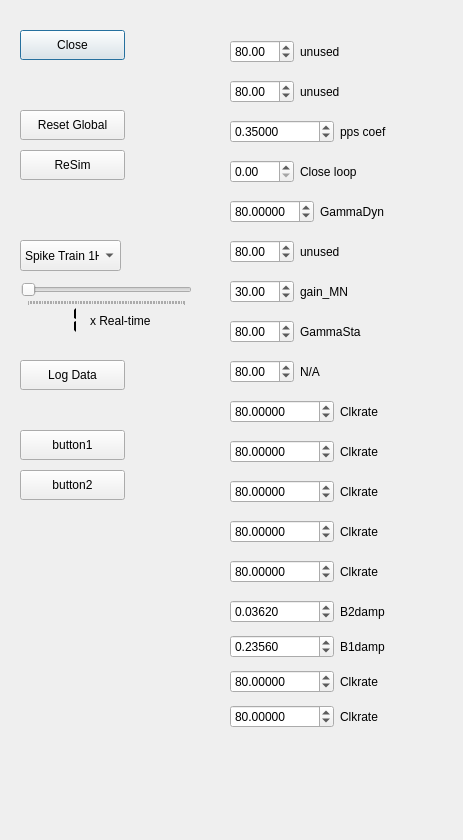
<?xml version="1.0" encoding="UTF-8"?>
<ui version="4.0">
 <class>Dialog</class>
 <widget class="QDialog" name="Dialog">
  <property name="windowModality">
   <enum>Qt::WindowModal</enum>
  </property>
  <property name="geometry">
   <rect>
    <x>0</x>
    <y>0</y>
    <width>463</width>
    <height>840</height>
   </rect>
  </property>
  <property name="windowTitle">
   <string>Dialog</string>
  </property>
  <widget class="QPushButton" name="pushButton_2">
   <property name="geometry">
    <rect>
     <x>20</x>
     <y>30</y>
     <width>105</width>
     <height>30</height>
    </rect>
   </property>
   <property name="text">
    <string>Close</string>
   </property>
  </widget>
  <widget class="QPushButton" name="pushButton_4">
   <property name="geometry">
    <rect>
     <x>20</x>
     <y>110</y>
     <width>105</width>
     <height>30</height>
    </rect>
   </property>
   <property name="text">
    <string>Reset Global</string>
   </property>
   <property name="checkable">
    <bool>true</bool>
   </property>
  </widget>
  <widget class="QPushButton" name="pushButton_5">
   <property name="geometry">
    <rect>
     <x>20</x>
     <y>150</y>
     <width>105</width>
     <height>30</height>
    </rect>
   </property>
   <property name="text">
    <string>ReSim</string>
   </property>
   <property name="checkable">
    <bool>true</bool>
   </property>
  </widget>
  <widget class="QComboBox" name="comboBox">
   <property name="geometry">
    <rect>
     <x>20</x>
     <y>240</y>
     <width>101</width>
     <height>31</height>
    </rect>
   </property>
   <item>
    <property name="text">
     <string>Spike Train 1Hz</string>
    </property>
   </item>
   <item>
    <property name="text">
     <string>Spike Train 10Hz</string>
    </property>
   </item>
   <item>
    <property name="text">
     <string>Spike Train 20Hz</string>
    </property>
   </item>
  </widget>
  <widget class="QWidget" name="layoutWidget">
   <property name="geometry">
    <rect>
     <x>230</x>
     <y>80</y>
     <width>176</width>
     <height>34</height>
    </rect>
   </property>
   <layout class="QFormLayout" name="formLayout_1">
    <item row="0" column="1">
     <widget class="QLabel" name="label_1">
      <property name="text">
       <string>unused</string>
      </property>
     </widget>
    </item>
    <item row="0" column="0">
     <widget class="QDoubleSpinBox" name="doubleSpinBox_1">
      <property name="maximum">
       <double>200.000000000000000</double>
      </property>
      <property name="value">
       <double>80.000000000000000</double>
      </property>
     </widget>
    </item>
   </layout>
  </widget>
  <widget class="QSlider" name="horizontalSlider">
   <property name="geometry">
    <rect>
     <x>21</x>
     <y>281</y>
     <width>171</width>
     <height>25</height>
    </rect>
   </property>
   <property name="minimum">
    <number>1</number>
   </property>
   <property name="maximum">
    <number>1000</number>
   </property>
   <property name="tracking">
    <bool>false</bool>
   </property>
   <property name="orientation">
    <enum>Qt::Horizontal</enum>
   </property>
   <property name="invertedControls">
    <bool>true</bool>
   </property>
   <property name="tickPosition">
    <enum>QSlider::TicksBelow</enum>
   </property>
   <property name="tickInterval">
    <number>10</number>
   </property>
  </widget>
  <widget class="QLCDNumber" name="lcdNumber">
   <property name="geometry">
    <rect>
     <x>0</x>
     <y>300</y>
     <width>81</width>
     <height>40</height>
    </rect>
   </property>
   <property name="sizePolicy">
    <sizepolicy hsizetype="Minimum" vsizetype="Minimum">
     <horstretch>0</horstretch>
     <verstretch>0</verstretch>
    </sizepolicy>
   </property>
   <property name="palette">
    <palette>
     <active>
      <colorrole role="WindowText">
       <brush brushstyle="SolidPattern">
        <color alpha="255">
         <red>0</red>
         <green>0</green>
         <blue>0</blue>
        </color>
       </brush>
      </colorrole>
      <colorrole role="Button">
       <brush brushstyle="SolidPattern">
        <color alpha="255">
         <red>255</red>
         <green>0</green>
         <blue>0</blue>
        </color>
       </brush>
      </colorrole>
      <colorrole role="Light">
       <brush brushstyle="SolidPattern">
        <color alpha="255">
         <red>255</red>
         <green>127</green>
         <blue>127</blue>
        </color>
       </brush>
      </colorrole>
      <colorrole role="Midlight">
       <brush brushstyle="SolidPattern">
        <color alpha="255">
         <red>255</red>
         <green>63</green>
         <blue>63</blue>
        </color>
       </brush>
      </colorrole>
      <colorrole role="Dark">
       <brush brushstyle="SolidPattern">
        <color alpha="255">
         <red>127</red>
         <green>0</green>
         <blue>0</blue>
        </color>
       </brush>
      </colorrole>
      <colorrole role="Mid">
       <brush brushstyle="SolidPattern">
        <color alpha="255">
         <red>170</red>
         <green>0</green>
         <blue>0</blue>
        </color>
       </brush>
      </colorrole>
      <colorrole role="Text">
       <brush brushstyle="SolidPattern">
        <color alpha="255">
         <red>0</red>
         <green>0</green>
         <blue>0</blue>
        </color>
       </brush>
      </colorrole>
      <colorrole role="BrightText">
       <brush brushstyle="SolidPattern">
        <color alpha="255">
         <red>255</red>
         <green>255</green>
         <blue>255</blue>
        </color>
       </brush>
      </colorrole>
      <colorrole role="ButtonText">
       <brush brushstyle="SolidPattern">
        <color alpha="255">
         <red>0</red>
         <green>0</green>
         <blue>0</blue>
        </color>
       </brush>
      </colorrole>
      <colorrole role="Base">
       <brush brushstyle="SolidPattern">
        <color alpha="255">
         <red>255</red>
         <green>255</green>
         <blue>255</blue>
        </color>
       </brush>
      </colorrole>
      <colorrole role="Window">
       <brush brushstyle="SolidPattern">
        <color alpha="255">
         <red>255</red>
         <green>0</green>
         <blue>0</blue>
        </color>
       </brush>
      </colorrole>
      <colorrole role="Shadow">
       <brush brushstyle="SolidPattern">
        <color alpha="255">
         <red>0</red>
         <green>0</green>
         <blue>0</blue>
        </color>
       </brush>
      </colorrole>
      <colorrole role="AlternateBase">
       <brush brushstyle="SolidPattern">
        <color alpha="255">
         <red>255</red>
         <green>127</green>
         <blue>127</blue>
        </color>
       </brush>
      </colorrole>
      <colorrole role="ToolTipBase">
       <brush brushstyle="SolidPattern">
        <color alpha="255">
         <red>255</red>
         <green>255</green>
         <blue>220</blue>
        </color>
       </brush>
      </colorrole>
      <colorrole role="ToolTipText">
       <brush brushstyle="SolidPattern">
        <color alpha="255">
         <red>0</red>
         <green>0</green>
         <blue>0</blue>
        </color>
       </brush>
      </colorrole>
     </active>
     <inactive>
      <colorrole role="WindowText">
       <brush brushstyle="SolidPattern">
        <color alpha="255">
         <red>0</red>
         <green>0</green>
         <blue>0</blue>
        </color>
       </brush>
      </colorrole>
      <colorrole role="Button">
       <brush brushstyle="SolidPattern">
        <color alpha="255">
         <red>255</red>
         <green>0</green>
         <blue>0</blue>
        </color>
       </brush>
      </colorrole>
      <colorrole role="Light">
       <brush brushstyle="SolidPattern">
        <color alpha="255">
         <red>255</red>
         <green>127</green>
         <blue>127</blue>
        </color>
       </brush>
      </colorrole>
      <colorrole role="Midlight">
       <brush brushstyle="SolidPattern">
        <color alpha="255">
         <red>255</red>
         <green>63</green>
         <blue>63</blue>
        </color>
       </brush>
      </colorrole>
      <colorrole role="Dark">
       <brush brushstyle="SolidPattern">
        <color alpha="255">
         <red>127</red>
         <green>0</green>
         <blue>0</blue>
        </color>
       </brush>
      </colorrole>
      <colorrole role="Mid">
       <brush brushstyle="SolidPattern">
        <color alpha="255">
         <red>170</red>
         <green>0</green>
         <blue>0</blue>
        </color>
       </brush>
      </colorrole>
      <colorrole role="Text">
       <brush brushstyle="SolidPattern">
        <color alpha="255">
         <red>0</red>
         <green>0</green>
         <blue>0</blue>
        </color>
       </brush>
      </colorrole>
      <colorrole role="BrightText">
       <brush brushstyle="SolidPattern">
        <color alpha="255">
         <red>255</red>
         <green>255</green>
         <blue>255</blue>
        </color>
       </brush>
      </colorrole>
      <colorrole role="ButtonText">
       <brush brushstyle="SolidPattern">
        <color alpha="255">
         <red>0</red>
         <green>0</green>
         <blue>0</blue>
        </color>
       </brush>
      </colorrole>
      <colorrole role="Base">
       <brush brushstyle="SolidPattern">
        <color alpha="255">
         <red>255</red>
         <green>255</green>
         <blue>255</blue>
        </color>
       </brush>
      </colorrole>
      <colorrole role="Window">
       <brush brushstyle="SolidPattern">
        <color alpha="255">
         <red>255</red>
         <green>0</green>
         <blue>0</blue>
        </color>
       </brush>
      </colorrole>
      <colorrole role="Shadow">
       <brush brushstyle="SolidPattern">
        <color alpha="255">
         <red>0</red>
         <green>0</green>
         <blue>0</blue>
        </color>
       </brush>
      </colorrole>
      <colorrole role="AlternateBase">
       <brush brushstyle="SolidPattern">
        <color alpha="255">
         <red>255</red>
         <green>127</green>
         <blue>127</blue>
        </color>
       </brush>
      </colorrole>
      <colorrole role="ToolTipBase">
       <brush brushstyle="SolidPattern">
        <color alpha="255">
         <red>255</red>
         <green>255</green>
         <blue>220</blue>
        </color>
       </brush>
      </colorrole>
      <colorrole role="ToolTipText">
       <brush brushstyle="SolidPattern">
        <color alpha="255">
         <red>0</red>
         <green>0</green>
         <blue>0</blue>
        </color>
       </brush>
      </colorrole>
     </inactive>
     <disabled>
      <colorrole role="WindowText">
       <brush brushstyle="SolidPattern">
        <color alpha="255">
         <red>127</red>
         <green>0</green>
         <blue>0</blue>
        </color>
       </brush>
      </colorrole>
      <colorrole role="Button">
       <brush brushstyle="SolidPattern">
        <color alpha="255">
         <red>255</red>
         <green>0</green>
         <blue>0</blue>
        </color>
       </brush>
      </colorrole>
      <colorrole role="Light">
       <brush brushstyle="SolidPattern">
        <color alpha="255">
         <red>255</red>
         <green>127</green>
         <blue>127</blue>
        </color>
       </brush>
      </colorrole>
      <colorrole role="Midlight">
       <brush brushstyle="SolidPattern">
        <color alpha="255">
         <red>255</red>
         <green>63</green>
         <blue>63</blue>
        </color>
       </brush>
      </colorrole>
      <colorrole role="Dark">
       <brush brushstyle="SolidPattern">
        <color alpha="255">
         <red>127</red>
         <green>0</green>
         <blue>0</blue>
        </color>
       </brush>
      </colorrole>
      <colorrole role="Mid">
       <brush brushstyle="SolidPattern">
        <color alpha="255">
         <red>170</red>
         <green>0</green>
         <blue>0</blue>
        </color>
       </brush>
      </colorrole>
      <colorrole role="Text">
       <brush brushstyle="SolidPattern">
        <color alpha="255">
         <red>127</red>
         <green>0</green>
         <blue>0</blue>
        </color>
       </brush>
      </colorrole>
      <colorrole role="BrightText">
       <brush brushstyle="SolidPattern">
        <color alpha="255">
         <red>255</red>
         <green>255</green>
         <blue>255</blue>
        </color>
       </brush>
      </colorrole>
      <colorrole role="ButtonText">
       <brush brushstyle="SolidPattern">
        <color alpha="255">
         <red>127</red>
         <green>0</green>
         <blue>0</blue>
        </color>
       </brush>
      </colorrole>
      <colorrole role="Base">
       <brush brushstyle="SolidPattern">
        <color alpha="255">
         <red>255</red>
         <green>0</green>
         <blue>0</blue>
        </color>
       </brush>
      </colorrole>
      <colorrole role="Window">
       <brush brushstyle="SolidPattern">
        <color alpha="255">
         <red>255</red>
         <green>0</green>
         <blue>0</blue>
        </color>
       </brush>
      </colorrole>
      <colorrole role="Shadow">
       <brush brushstyle="SolidPattern">
        <color alpha="255">
         <red>0</red>
         <green>0</green>
         <blue>0</blue>
        </color>
       </brush>
      </colorrole>
      <colorrole role="AlternateBase">
       <brush brushstyle="SolidPattern">
        <color alpha="255">
         <red>255</red>
         <green>0</green>
         <blue>0</blue>
        </color>
       </brush>
      </colorrole>
      <colorrole role="ToolTipBase">
       <brush brushstyle="SolidPattern">
        <color alpha="255">
         <red>255</red>
         <green>255</green>
         <blue>220</blue>
        </color>
       </brush>
      </colorrole>
      <colorrole role="ToolTipText">
       <brush brushstyle="SolidPattern">
        <color alpha="255">
         <red>0</red>
         <green>0</green>
         <blue>0</blue>
        </color>
       </brush>
      </colorrole>
     </disabled>
    </palette>
   </property>
   <property name="frameShape">
    <enum>QFrame::Panel</enum>
   </property>
   <property name="frameShadow">
    <enum>QFrame::Sunken</enum>
   </property>
   <property name="lineWidth">
    <number>0</number>
   </property>
   <property name="midLineWidth">
    <number>8</number>
   </property>
   <property name="segmentStyle">
    <enum>QLCDNumber::Flat</enum>
   </property>
   <property name="intValue" stdset="0">
    <number>1</number>
   </property>
  </widget>
  <widget class="QLabel" name="label_RT">
   <property name="geometry">
    <rect>
     <x>90</x>
     <y>310</y>
     <width>87</width>
     <height>22</height>
    </rect>
   </property>
   <property name="text">
    <string>x Real-time</string>
   </property>
  </widget>
  <widget class="QPushButton" name="pushButtonData">
   <property name="geometry">
    <rect>
     <x>20</x>
     <y>360</y>
     <width>105</width>
     <height>30</height>
    </rect>
   </property>
   <property name="text">
    <string>Log Data</string>
   </property>
   <property name="checkable">
    <bool>true</bool>
   </property>
   <property name="checked">
    <bool>false</bool>
   </property>
   <property name="default">
    <bool>false</bool>
   </property>
   <property name="flat">
    <bool>false</bool>
   </property>
  </widget>
  <widget class="QWidget" name="layoutWidget_2">
   <property name="geometry">
    <rect>
     <x>230</x>
     <y>120</y>
     <width>214</width>
     <height>34</height>
    </rect>
   </property>
   <layout class="QFormLayout" name="formLayout_2">
    <item row="0" column="1">
     <widget class="QLabel" name="label_2">
      <property name="text">
       <string>pps coef</string>
      </property>
     </widget>
    </item>
    <item row="0" column="0">
     <widget class="QDoubleSpinBox" name="doubleSpinBox_2">
      <property name="decimals">
       <number>5</number>
      </property>
      <property name="maximum">
       <double>1000000.000000000000000</double>
      </property>
      <property name="singleStep">
       <double>0.100000000000000</double>
      </property>
      <property name="value">
       <double>0.350000000000000</double>
      </property>
     </widget>
    </item>
   </layout>
  </widget>
  <widget class="QWidget" name="layoutWidget_3">
   <property name="geometry">
    <rect>
     <x>230</x>
     <y>160</y>
     <width>176</width>
     <height>34</height>
    </rect>
   </property>
   <layout class="QFormLayout" name="formLayout_3">
    <item row="0" column="1">
     <widget class="QLabel" name="label_3">
      <property name="text">
       <string>Close loop</string>
      </property>
     </widget>
    </item>
    <item row="0" column="0">
     <widget class="QDoubleSpinBox" name="doubleSpinBox_3">
      <property name="maximum">
       <double>100.000000000000000</double>
      </property>
      <property name="value">
       <double>0.000000000000000</double>
      </property>
     </widget>
    </item>
   </layout>
  </widget>
  <widget class="QWidget" name="layoutWidget_4">
   <property name="geometry">
    <rect>
     <x>230</x>
     <y>200</y>
     <width>203</width>
     <height>34</height>
    </rect>
   </property>
   <layout class="QFormLayout" name="formLayout_4">
    <item row="0" column="1">
     <widget class="QLabel" name="label_4">
      <property name="text">
       <string>GammaDyn</string>
      </property>
     </widget>
    </item>
    <item row="0" column="0">
     <widget class="QDoubleSpinBox" name="doubleSpinBox_4">
      <property name="decimals">
       <number>5</number>
      </property>
      <property name="maximum">
       <double>200.000000000000000</double>
      </property>
      <property name="value">
       <double>80.000000000000000</double>
      </property>
     </widget>
    </item>
   </layout>
  </widget>
  <widget class="QWidget" name="layoutWidget_5">
   <property name="geometry">
    <rect>
     <x>230</x>
     <y>240</y>
     <width>176</width>
     <height>34</height>
    </rect>
   </property>
   <layout class="QFormLayout" name="formLayout_5">
    <item row="0" column="1">
     <widget class="QLabel" name="label_5">
      <property name="text">
       <string>unused</string>
      </property>
     </widget>
    </item>
    <item row="0" column="0">
     <widget class="QDoubleSpinBox" name="doubleSpinBox_5">
      <property name="maximum">
       <double>200.000000000000000</double>
      </property>
      <property name="value">
       <double>80.000000000000000</double>
      </property>
     </widget>
    </item>
   </layout>
  </widget>
  <widget class="QWidget" name="layoutWidget_6">
   <property name="geometry">
    <rect>
     <x>230</x>
     <y>280</y>
     <width>176</width>
     <height>34</height>
    </rect>
   </property>
   <layout class="QFormLayout" name="formLayout_6">
    <item row="0" column="1">
     <widget class="QLabel" name="label_6">
      <property name="text">
       <string>gain_MN</string>
      </property>
     </widget>
    </item>
    <item row="0" column="0">
     <widget class="QDoubleSpinBox" name="doubleSpinBox_6">
      <property name="maximum">
       <double>200.000000000000000</double>
      </property>
      <property name="value">
       <double>30.000000000000000</double>
      </property>
     </widget>
    </item>
   </layout>
  </widget>
  <widget class="QWidget" name="layoutWidget_7">
   <property name="geometry">
    <rect>
     <x>230</x>
     <y>320</y>
     <width>176</width>
     <height>34</height>
    </rect>
   </property>
   <layout class="QFormLayout" name="formLayout_7">
    <item row="0" column="1">
     <widget class="QLabel" name="label_7">
      <property name="text">
       <string>GammaSta</string>
      </property>
     </widget>
    </item>
    <item row="0" column="0">
     <widget class="QDoubleSpinBox" name="doubleSpinBox_7">
      <property name="maximum">
       <double>200.000000000000000</double>
      </property>
      <property name="value">
       <double>80.000000000000000</double>
      </property>
     </widget>
    </item>
   </layout>
  </widget>
  <widget class="QWidget" name="layoutWidget_8">
   <property name="geometry">
    <rect>
     <x>230</x>
     <y>360</y>
     <width>176</width>
     <height>34</height>
    </rect>
   </property>
   <layout class="QFormLayout" name="formLayout_8">
    <item row="0" column="1">
     <widget class="QLabel" name="label_8">
      <property name="text">
       <string>N/A</string>
      </property>
     </widget>
    </item>
    <item row="0" column="0">
     <widget class="QDoubleSpinBox" name="doubleSpinBox_8">
      <property name="maximum">
       <double>200.000000000000000</double>
      </property>
      <property name="value">
       <double>80.000000000000000</double>
      </property>
     </widget>
    </item>
   </layout>
  </widget>
  <widget class="QWidget" name="layoutWidget_9">
   <property name="geometry">
    <rect>
     <x>230</x>
     <y>40</y>
     <width>176</width>
     <height>34</height>
    </rect>
   </property>
   <layout class="QFormLayout" name="formLayout_0">
    <item row="0" column="1">
     <widget class="QLabel" name="label_0">
      <property name="text">
       <string>unused</string>
      </property>
     </widget>
    </item>
    <item row="0" column="0">
     <widget class="QDoubleSpinBox" name="doubleSpinBox_0">
      <property name="maximum">
       <double>200.000000000000000</double>
      </property>
      <property name="value">
       <double>80.000000000000000</double>
      </property>
     </widget>
    </item>
   </layout>
  </widget>
  <widget class="QWidget" name="layoutWidget_10">
   <property name="geometry">
    <rect>
     <x>230</x>
     <y>400</y>
     <width>203</width>
     <height>34</height>
    </rect>
   </property>
   <layout class="QFormLayout" name="formLayout_9">
    <item row="0" column="1">
     <widget class="QLabel" name="label_9">
      <property name="text">
       <string>Clkrate</string>
      </property>
     </widget>
    </item>
    <item row="0" column="0">
     <widget class="QDoubleSpinBox" name="doubleSpinBox_9">
      <property name="decimals">
       <number>5</number>
      </property>
      <property name="maximum">
       <double>2000000.000000000000000</double>
      </property>
      <property name="value">
       <double>80.000000000000000</double>
      </property>
     </widget>
    </item>
   </layout>
  </widget>
  <widget class="QWidget" name="layoutWidget_11">
   <property name="geometry">
    <rect>
     <x>230</x>
     <y>440</y>
     <width>203</width>
     <height>34</height>
    </rect>
   </property>
   <layout class="QFormLayout" name="formLayout_10">
    <item row="0" column="1">
     <widget class="QLabel" name="label_10">
      <property name="text">
       <string>Clkrate</string>
      </property>
     </widget>
    </item>
    <item row="0" column="0">
     <widget class="QDoubleSpinBox" name="doubleSpinBox_10">
      <property name="decimals">
       <number>5</number>
      </property>
      <property name="maximum">
       <double>2000000.000000000000000</double>
      </property>
      <property name="value">
       <double>80.000000000000000</double>
      </property>
     </widget>
    </item>
   </layout>
  </widget>
  <widget class="QWidget" name="layoutWidget_12">
   <property name="geometry">
    <rect>
     <x>230</x>
     <y>480</y>
     <width>203</width>
     <height>34</height>
    </rect>
   </property>
   <layout class="QFormLayout" name="formLayout_11">
    <item row="0" column="1">
     <widget class="QLabel" name="label_11">
      <property name="text">
       <string>Clkrate</string>
      </property>
     </widget>
    </item>
    <item row="0" column="0">
     <widget class="QDoubleSpinBox" name="doubleSpinBox_11">
      <property name="decimals">
       <number>5</number>
      </property>
      <property name="maximum">
       <double>2000000.000000000000000</double>
      </property>
      <property name="value">
       <double>80.000000000000000</double>
      </property>
     </widget>
    </item>
   </layout>
  </widget>
  <widget class="QWidget" name="layoutWidget_13">
   <property name="geometry">
    <rect>
     <x>230</x>
     <y>520</y>
     <width>203</width>
     <height>34</height>
    </rect>
   </property>
   <layout class="QFormLayout" name="formLayout_12">
    <item row="0" column="1">
     <widget class="QLabel" name="label_12">
      <property name="text">
       <string>Clkrate</string>
      </property>
     </widget>
    </item>
    <item row="0" column="0">
     <widget class="QDoubleSpinBox" name="doubleSpinBox_12">
      <property name="decimals">
       <number>5</number>
      </property>
      <property name="maximum">
       <double>2000000.000000000000000</double>
      </property>
      <property name="value">
       <double>80.000000000000000</double>
      </property>
     </widget>
    </item>
   </layout>
  </widget>
  <widget class="QWidget" name="layoutWidget_14">
   <property name="geometry">
    <rect>
     <x>230</x>
     <y>560</y>
     <width>203</width>
     <height>34</height>
    </rect>
   </property>
   <layout class="QFormLayout" name="formLayout_13">
    <item row="0" column="1">
     <widget class="QLabel" name="label_13">
      <property name="text">
       <string>Clkrate</string>
      </property>
     </widget>
    </item>
    <item row="0" column="0">
     <widget class="QDoubleSpinBox" name="doubleSpinBox_13">
      <property name="decimals">
       <number>5</number>
      </property>
      <property name="maximum">
       <double>2000000.000000000000000</double>
      </property>
      <property name="value">
       <double>80.000000000000000</double>
      </property>
     </widget>
    </item>
   </layout>
  </widget>
  <widget class="QWidget" name="layoutWidget_15">
   <property name="geometry">
    <rect>
     <x>230</x>
     <y>600</y>
     <width>212</width>
     <height>34</height>
    </rect>
   </property>
   <layout class="QFormLayout" name="formLayout_14">
    <item row="0" column="1">
     <widget class="QLabel" name="label_14">
      <property name="text">
       <string>B2damp</string>
      </property>
     </widget>
    </item>
    <item row="0" column="0">
     <widget class="QDoubleSpinBox" name="doubleSpinBox_14">
      <property name="decimals">
       <number>5</number>
      </property>
      <property name="maximum">
       <double>2000000.000000000000000</double>
      </property>
      <property name="singleStep">
       <double>0.010000000000000</double>
      </property>
      <property name="value">
       <double>0.036200000000000</double>
      </property>
     </widget>
    </item>
   </layout>
  </widget>
  <widget class="QWidget" name="layoutWidget_16">
   <property name="geometry">
    <rect>
     <x>230</x>
     <y>635</y>
     <width>212</width>
     <height>34</height>
    </rect>
   </property>
   <layout class="QFormLayout" name="formLayout_15">
    <item row="0" column="1">
     <widget class="QLabel" name="label_15">
      <property name="text">
       <string>B1damp</string>
      </property>
     </widget>
    </item>
    <item row="0" column="0">
     <widget class="QDoubleSpinBox" name="doubleSpinBox_15">
      <property name="decimals">
       <number>5</number>
      </property>
      <property name="maximum">
       <double>2000000.000000000000000</double>
      </property>
      <property name="singleStep">
       <double>0.100000000000000</double>
      </property>
      <property name="value">
       <double>0.235600000000000</double>
      </property>
     </widget>
    </item>
   </layout>
  </widget>
  <widget class="QWidget" name="layoutWidget_17">
   <property name="geometry">
    <rect>
     <x>230</x>
     <y>670</y>
     <width>203</width>
     <height>34</height>
    </rect>
   </property>
   <layout class="QFormLayout" name="formLayout_16">
    <item row="0" column="1">
     <widget class="QLabel" name="label_16">
      <property name="text">
       <string>Clkrate</string>
      </property>
     </widget>
    </item>
    <item row="0" column="0">
     <widget class="QDoubleSpinBox" name="doubleSpinBox_16">
      <property name="decimals">
       <number>5</number>
      </property>
      <property name="maximum">
       <double>2000000.000000000000000</double>
      </property>
      <property name="value">
       <double>80.000000000000000</double>
      </property>
     </widget>
    </item>
   </layout>
  </widget>
  <widget class="QWidget" name="layoutWidget_18">
   <property name="geometry">
    <rect>
     <x>230</x>
     <y>705</y>
     <width>203</width>
     <height>34</height>
    </rect>
   </property>
   <layout class="QFormLayout" name="formLayout_17">
    <item row="0" column="1">
     <widget class="QLabel" name="label_17">
      <property name="text">
       <string>Clkrate</string>
      </property>
     </widget>
    </item>
    <item row="0" column="0">
     <widget class="QDoubleSpinBox" name="doubleSpinBox_17">
      <property name="decimals">
       <number>5</number>
      </property>
      <property name="maximum">
       <double>2000000.000000000000000</double>
      </property>
      <property name="value">
       <double>80.000000000000000</double>
      </property>
     </widget>
    </item>
   </layout>
  </widget>
  <widget class="QPushButton" name="pushButton_6">
   <property name="geometry">
    <rect>
     <x>20</x>
     <y>430</y>
     <width>105</width>
     <height>30</height>
    </rect>
   </property>
   <property name="text">
    <string>button1</string>
   </property>
   <property name="checkable">
    <bool>true</bool>
   </property>
  </widget>
  <widget class="QPushButton" name="pushButton_7">
   <property name="geometry">
    <rect>
     <x>20</x>
     <y>470</y>
     <width>105</width>
     <height>30</height>
    </rect>
   </property>
   <property name="text">
    <string>button2</string>
   </property>
   <property name="checkable">
    <bool>true</bool>
   </property>
  </widget>
 </widget>
 <tabstops>
  <tabstop>pushButton_2</tabstop>
  <tabstop>pushButton_4</tabstop>
  <tabstop>pushButton_5</tabstop>
  <tabstop>comboBox</tabstop>
  <tabstop>horizontalSlider</tabstop>
  <tabstop>pushButtonData</tabstop>
  <tabstop>pushButton_6</tabstop>
  <tabstop>pushButton_7</tabstop>
  <tabstop>doubleSpinBox_1</tabstop>
  <tabstop>doubleSpinBox_2</tabstop>
  <tabstop>doubleSpinBox_3</tabstop>
  <tabstop>doubleSpinBox_4</tabstop>
  <tabstop>doubleSpinBox_5</tabstop>
  <tabstop>doubleSpinBox_6</tabstop>
  <tabstop>doubleSpinBox_7</tabstop>
  <tabstop>doubleSpinBox_8</tabstop>
  <tabstop>doubleSpinBox_0</tabstop>
  <tabstop>doubleSpinBox_9</tabstop>
  <tabstop>doubleSpinBox_10</tabstop>
  <tabstop>doubleSpinBox_11</tabstop>
  <tabstop>doubleSpinBox_12</tabstop>
  <tabstop>doubleSpinBox_13</tabstop>
  <tabstop>doubleSpinBox_14</tabstop>
  <tabstop>doubleSpinBox_15</tabstop>
  <tabstop>doubleSpinBox_16</tabstop>
  <tabstop>doubleSpinBox_17</tabstop>
 </tabstops>
 <resources/>
 <connections>
  <connection>
   <sender>horizontalSlider</sender>
   <signal>valueChanged(int)</signal>
   <receiver>lcdNumber</receiver>
   <slot>display(int)</slot>
   <hints>
    <hint type="sourcelabel">
     <x>81</x>
     <y>291</y>
    </hint>
    <hint type="destinationlabel">
     <x>57</x>
     <y>317</y>
    </hint>
   </hints>
  </connection>
  <connection>
   <sender>pushButton_2</sender>
   <signal>clicked()</signal>
   <receiver>Dialog</receiver>
   <slot>close()</slot>
   <hints>
    <hint type="sourcelabel">
     <x>98</x>
     <y>47</y>
    </hint>
    <hint type="destinationlabel">
     <x>208</x>
     <y>47</y>
    </hint>
   </hints>
  </connection>
  <connection>
   <sender>horizontalSlider</sender>
   <signal>sliderMoved(int)</signal>
   <receiver>lcdNumber</receiver>
   <slot>display(int)</slot>
   <hints>
    <hint type="sourcelabel">
     <x>106</x>
     <y>293</y>
    </hint>
    <hint type="destinationlabel">
     <x>40</x>
     <y>319</y>
    </hint>
   </hints>
  </connection>
 </connections>
</ui>
